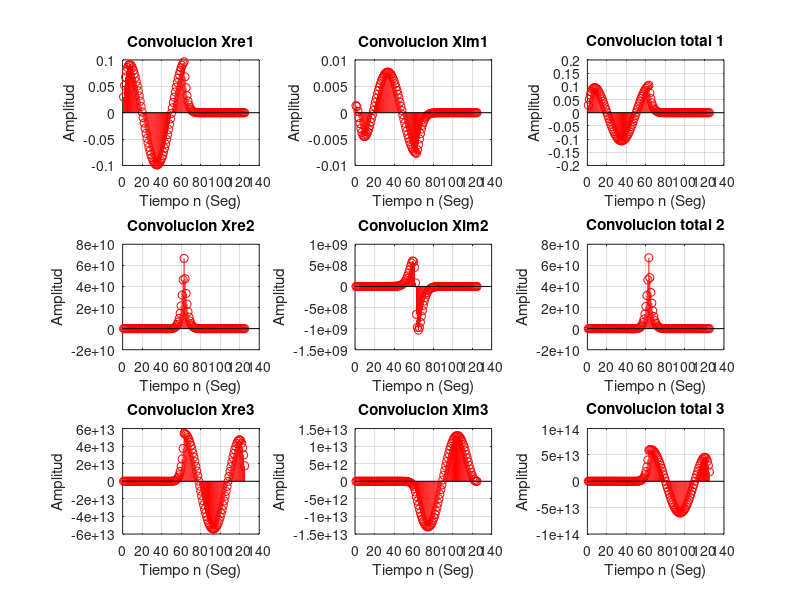

MATLAB code to generate this figure:
#Determine la parte real e imaginaria de la secuencia
#de la secuencia resultante de la convolucion de dos 
#secuencias complejas
#x[n] = x1[n] + jx2[n] e y[n] = y1[n] + jy2[n]

clear;clc;clf;
modA =4;
faseA=pi/3;
moda=1 ;
modb=0.5;
modc=2;
fasea=pi/15;
n0=9;n1=40;
n =n0:0.5:n1;
x1=(modA).*(moda.^n).*(cos((fasea*n)+faseA)+j*sin((fasea*n)+faseA))
x2=(modA).*(modb.^n).*(cos((fasea*n)+faseA)+j*sin((fasea*n)+faseA));
x3=(modA).*(modc.^n).*(cos((fasea*n)+faseA)+j*sin((fasea*n)+faseA));

#Real 
Xre1 = (modA) .* (moda .^n) .* cos(fasea*n+faseA);
Xre2 = (modA) .* (modb .^n) .* cos(fasea*n+faseA);
Xre3 = (modA) .* (modc .^n) .* cos(fasea*n+faseA);

#Imaginario
Xim1 = (modA) .* (moda .^n) .* sin(fasea*n+faseA);
Xim2 = (modA) .* (modb .^n) .* sin(fasea*n+faseA);
Xim3 = (modA) .* (modc .^n) .* sin(fasea*n+faseA);

Wre1 = conv (Xre1, Xre2);
Wre2 = conv (Xre2, Xre3);
Wre3 = conv (Xre1, Xre3);

Wim1 = conv (Xim1, Xim2);
Wim2 = conv (Xim2, Xim3);
Wim3 = conv (Xim1, Xim3);

#Convolucion 1:Reales
subplot (3, 3, 1);
stem (Wre1, 'r');
grid;
xlabel('Tiempo n (Seg)'); ylabel('Amplitud');
title('Convolucion Xre1');


#Convolucion 2:Imaginarios
subplot (3, 3, 2);
stem (Wim1, 'r');
grid;
xlabel('Tiempo n (Seg)'); ylabel('Amplitud');
title('Convolucion Xim1');

#Convolucion 3: Convolucion total
w = conv (x1, x2)
subplot (3, 3, 3);
stem (w, 'r');
grid;
xlabel('Tiempo n (Seg)'); ylabel('Amplitud');
title ('Convolucion total 1')


subplot (3, 3, 4);
stem (Wre2, 'r');
grid;
xlabel('Tiempo n (Seg)'); ylabel('Amplitud');
title('Convolucion Xre2');

subplot (3, 3, 5);
stem (Wim2, 'r');
grid;
xlabel('Tiempo n (Seg)'); ylabel('Amplitud');
title('Convolucion Xim2');

w = conv (x2, x3)
subplot (3, 3, 6);
stem (w, 'r');
grid;
xlabel('Tiempo n (Seg)'); ylabel('Amplitud');
title ('Convolucion total 2')

subplot (3, 3, 7);
stem (Wre3, 'r');
grid;
xlabel('Tiempo n (Seg)'); ylabel('Amplitud');
title('Convolucion Xre3');

subplot (3, 3, 8);
stem (Wim3, 'r');
grid;
xlabel('Tiempo n (Seg)'); ylabel('Amplitud');
title('Convolucion Xim3');

w = conv (x1, x3)
subplot (3, 3, 9);
stem (w, 'r');
grid;
xlabel('Tiempo n (Seg)'); ylabel('Amplitud');
title ('Convolucion total 3')